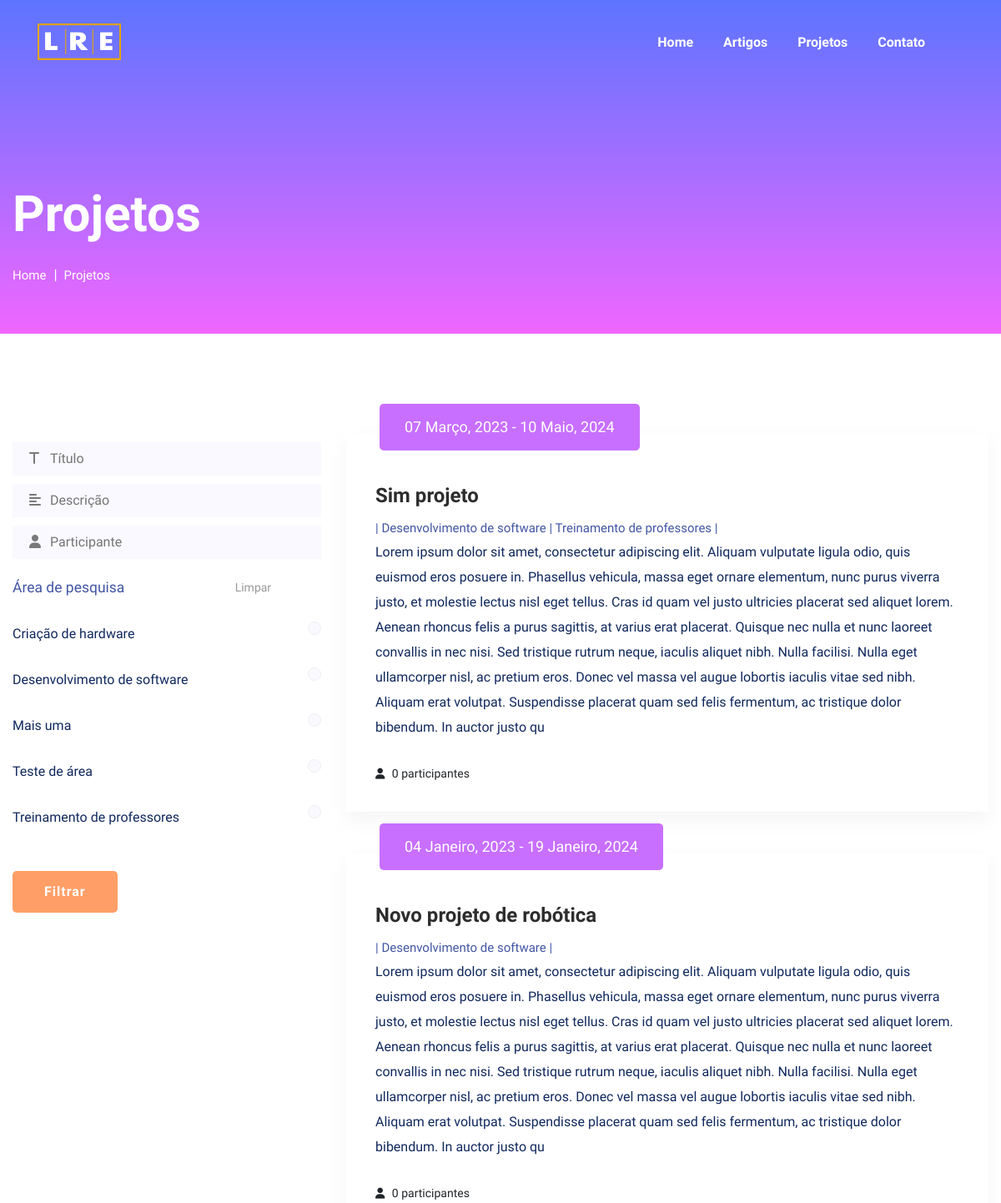
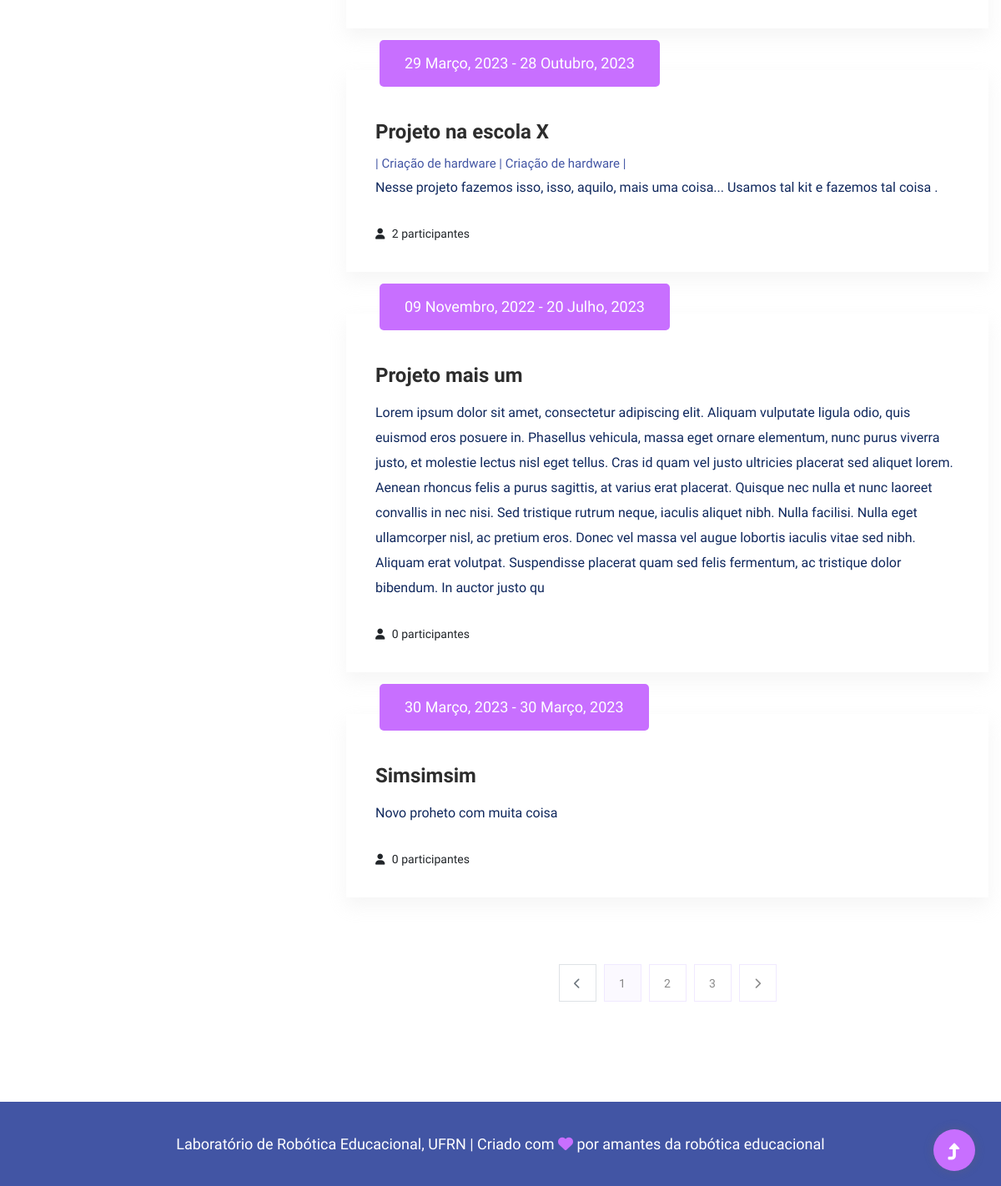
Page /projetos/ on the earlier database version (2 pictures, top to bottom).
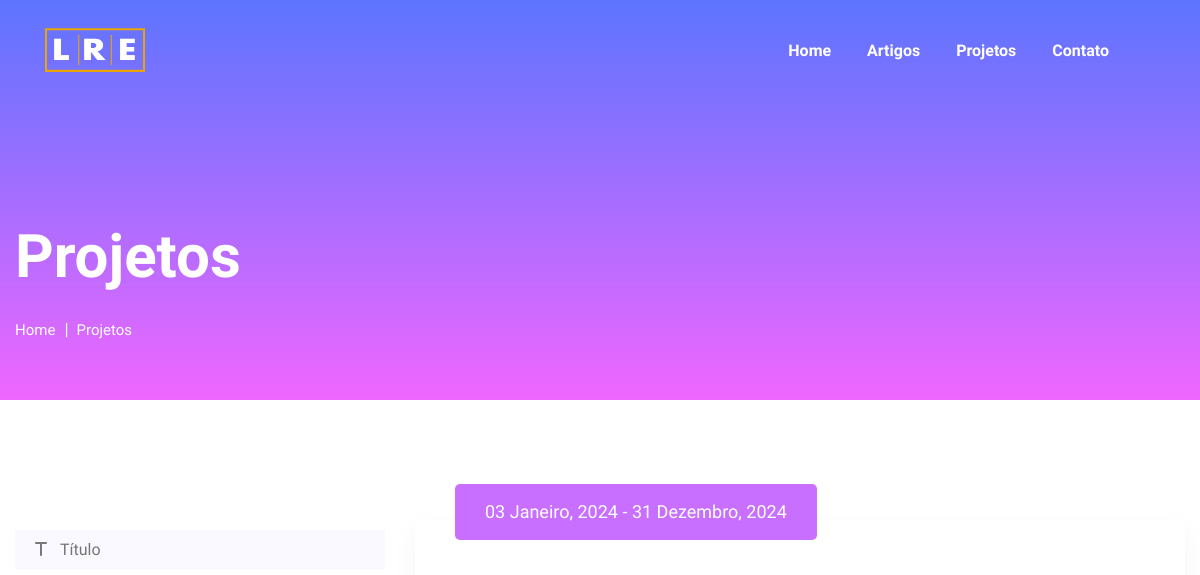
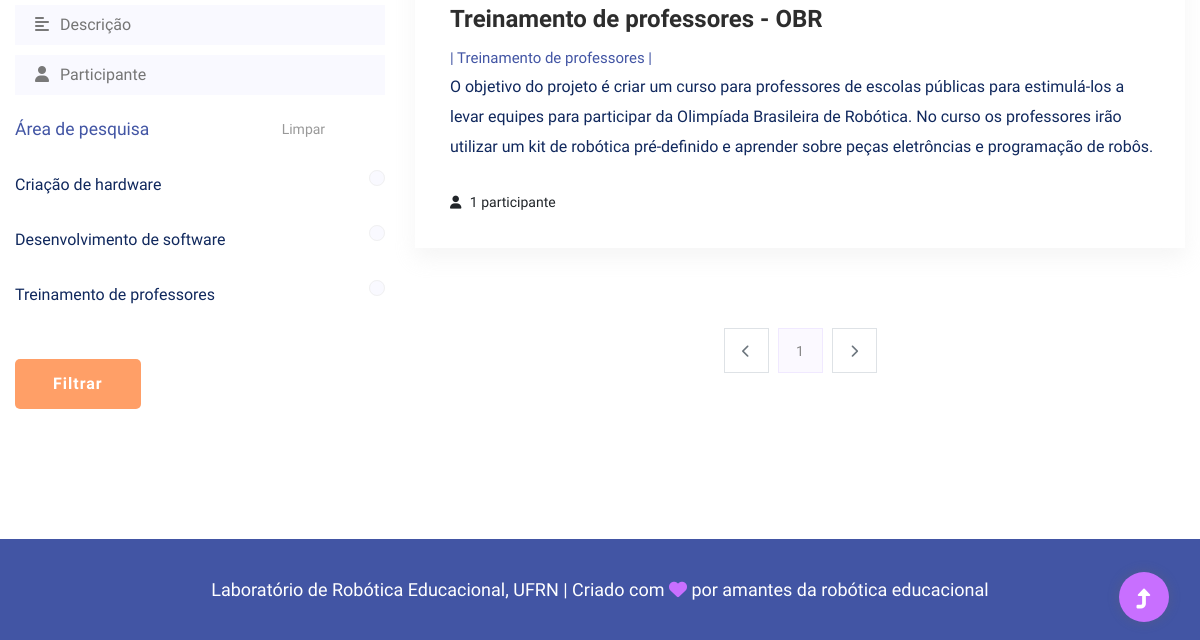
Same page on the later database version (2 pictures, top to bottom).
### Projeto/models.py (models this page shows, shortened)
class AreaPesquisa (models.Model):
    nome = models.CharField(max_length=300, null=False, blank=False, verbose_name="Nome")
    status = models.BooleanField(default=True, verbose_name="Status")
    foto = models.ImageField(upload_to ='areas_pesquisa/fotos/', default='pesquisadores/fotos/default.png')
    def __str__(self):
        return self.nome
    class Meta:
        verbose_name = "Área de pesquisa"
        verbose_name_plural = "Áreas de pesquisa"

class Projeto (models.Model):
    titulo = models.CharField(max_length=1000, null=False, blank=False, verbose_name="Título")
    descricao = models.TextField(null=False, blank=False, verbose_name="Descrição")
    data_inicio = models.DateField(default=date.today, null=False, blank=False, verbose_name="Data de início")
    data_fim = models.DateField(default=date.today, verbose_name="Data de fim")
    participantes = models.ManyToManyField(Pesquisador, through='Participacao')
    areas_pesquisa = models.ManyToManyField(AreaPesquisa, through="AreasPesquisaProjeto")
    foto = models.ImageField(upload_to ='projetos/fotos/', null=-True, blank=True, default='pesquisadores/fotos/default.png')
    class Meta:
        verbose_name = "Projeto"
        verbose_name_plural = "Projetos"

### SiteLRE/views.py (the view)
# urls.py: path('projetos/', views.ListarProjetosFiltrados.as_view(), name='listar_projetos'),
class ListarProjetosFiltrados(generic.ListView):
    model = Projeto
    template_name = 'projetos.html'
    context_object_name = 'lista_projetos'
    paginate_by = 5
    def get_queryset(self):
        projetos_filtrados = ProjetoFiltro(self.request.GET, queryset=Projeto.objects.all().order_by("-data_fim"))
        qs_filtrada = projetos_filtrados.qs
        return qs_filtrada
    def get_context_data(self,**kwargs):
        context = super(ListarProjetosFiltrados,self).get_context_data(**kwargs)
        context['lista_areas_pesquisa'] = AreaPesquisa.objects.all().order_by('nome')
        print(self.request.GET.get('areas_pesquisa'))
        context['titulo'] = self.request.GET.get('titulo') if self.request.GET.get('titulo') is not '' else None
        context['descricao'] = self.request.GET.get('descricao') if self.request.GET.get('descricao') is not '' else None
        context['participantes'] = self.request.GET.get('participantes') if self.request.GET.get('participantes') is not '' else None
        context['areas_pesquisa'] = self.request.GET.get('areas_pesquisa') if self.request.GET.get('areas_pesquisa') is not '' else None
        return context

### SiteLRE/templatetags/pagination_tags.py (called while the page is built)
@register.simple_tag
def url_replace (request, field, value):
    dict_ = request.GET.copy()
    dict_[field] = value
    return dict_.urlencode()

### templates/projetos.html (shortened to what this page needs)
{% extends "base/base.html" %}
{% load pagination_tags %}
{% load widget_tweaks %}
{% load static %}
{% block conteudo %}
<section class="slider-area slider-area2">
    <div class="slider-active">
        <div class="single-slider slider-height2">
            <div class="container">
                <div class="row">
                    <div class="col-xl-8 col-lg-11 col-md-12">
                        <div class="hero__caption hero__caption2">
                            <h1 data-animation="bounceIn" data-delay="0.2s">Projetos</h1>
                            <nav aria-label="breadcrumb">
                                <ol class="breadcrumb">
                                    <li class="breadcrumb-item"><a href="{% url 'home' %}">Home</a></li>
                                    <li class="breadcrumb-item"><a href="{% url 'listar_projetos' %}">Projetos</a></li>
                                </ol>
                            </nav>
                        </div>
                    </div>
                </div>
            </div>
        </div>
    </div>
</section>
<section class="blog_area section-padding">
    <div class="container">
        <div class="row">
            <div class="col-lg-4">
                <div class="blog_left_sidebar">
                    <div class="form-group">
                        <form action="" method="get">
                            <div class="input-group-icon mt-10">
                                <div class="icon"><i class="fa fa-t" aria-hidden="true"></i></div>
                                <input type="text" name="titulo" placeholder="Título" onfocus="this.placeholder = ''"
                                onblur="this.placeholder = 'Título'" class="single-input"
                                value="{% if titulo is not None %}{{titulo}}{% endif %}">
                            </div>
                            <div class="input-group-icon mt-10">
                                <div class="icon"><i class="fa fa-align-left" aria-hidden="true"></i></div>
                                <input type="text" name="descricao" placeholder="Descrição" onfocus="this.placeholder = ''"
                                onblur="this.placeholder = 'Descrição'" class="single-input"
                                value="{% if descricao is not None %}{{descricao}}{% endif %}">
                            </div>
                            <div class="input-group-icon mt-10">
                                <div class="icon"><i class="fa fa-user" aria-hidden="true"></i></div>
                                <input type="text" name="participantes" placeholder="Participante" onfocus="this.placeholder = ''"
                                onblur="this.placeholder = 'Participante'" class="single-input"
                                value="{% if participantes is not None %}{{participantes}}{% endif %}">
                            </div>
                            <br>
                            <div class="row">
                                <div class="col-8">
                                    <h3 class="mb-30">Área de pesquisa</h3>
                                </div>
                                <div class="col-3 align-right">
                                    <ul class="blog-info-link">
                                        <li>
                                            <a href="" onclick="limpar_radio_buttons(); return false;">Limpar</a>
                                        </li>
                                    </ul>
                                </div>
                            </div>
                            {% for area_pesquisa in lista_areas_pesquisa %}
                                <div class="switch-wrap d-flex justify-content-between">
                                    <p>{{area_pesquisa.nome}}</p>
                                    <div class="primary-radio">
                                        <label for="ap_{{area_pesquisa.id}}"></label>
                                    </div>
                                </div>
                            {% endfor %}
                            <br>
                            <input type="submit" class="btn btn-success" value="Filtrar">
                        </form>
                    </div>
                </div>
            </div>
            <div class="col-lg-8 mb-5 mb-lg-0">
                <div class="blog_right_sidebar">
                    {% for projeto in lista_projetos %}
                        <article class="blog_item">
                            <div class="blog_item_img">
                                <a href="{% url 'informacoes_projeto' pk=projeto.pk %}" class="blog_item_date">
                                    <p>{{projeto.data_inicio|date:'d F, Y'}} - {{projeto.data_fim|date:'d F, Y'}}</p>
                                </a>
                            </div>
                            <div class="blog_details">
                                <h2 class="blog-head" style="color: #2d2d2d;">{{projeto.titulo}}</h2>
                                {% if projeto.areas_pesquisa.all.count > 0 %}
                                    <h4>
                                        |
                                        {% for area_pesquisa in projeto.areas_pesquisa.all %}
                                            {{area_pesquisa.nome}} |
                                        {% endfor %}
                                    </h4>
                                {% endif %}
                                <p>{{projeto.descricao|slice:":700"}}</p>
                                <ul class="blog-info-link">
                                    <li><i class="fa fa-user"></i> {{ projeto.participantes.count }}
                                        {% if projeto.participantes.count == 1 %}
                                            participante
                                        {% else %}
                                            participantes
                                        {% endif %}
                                    </li>
                                </ul>
                            </div>
                        </article>
                    {% endfor %}
                    <nav class="blog-pagination justify-content-center d-flex">
                        <ul class="pagination">
                            {% if page_obj.has_previous %}
                                <li class="page-item">
                                    <a href="?{% url_replace request 'page' page_obj.previous_page_number %}" class="page-link" aria-label="Previous">
                                        <i class="fas fa-chevron-left"></i>
                                    </a>
                                </li>
                            {% else %}
                                <li class="page-item disabled">
                                    <a href="" class="page-link" aria-label="Previous">
                                        <i class="fas fa-chevron-left"></i>
                                    </a>
                                </li>
                            {% endif %}
                            {% for i in page_obj.paginator.page_range %}
                                {% if page_obj.number == i %}
                                    <li class="active page-item">
                                        <span class="page-link">{{ i }} <span class="sr-only">(current)</span></span>
                                    </li>
                                {% elif i > page_obj.number|add:'-3' and i < page_obj.number|add:'3' %}
                                    <li class="page-item">
                                        <a href="?{% url_replace request 'page' i %}" class="page-link">{{ i }}</a>
                                    </li>
                                {% endif %}
                            {% endfor %}
                            {% if page_obj.has_next %}
                                <li class="page-item">
                                    <a href="?{% url_replace request 'page' page_obj.next_page_number %}" class="page-link" aria-label="Next">
                                        <i class="fas fa-chevron-right"></i>
                                    </a>
                                </li>
                            {% else %}
                                <li class="page-item disabled">
                                    <a href="" class="page-link" aria-label="Next">
                                        <i class="fas fa-chevron-right"></i>
                                    </a>
                                </li>
                            {% endif %}
                        </ul>
                    </nav>
                </div>
            </div>
        </div>
    </div>
</section>
{% endblock %}

### templates/base/base.html (shortened to what this page needs)
{% load static %}
<!doctype html>
<html class="no-js" lang="zxx">
<head>
    {% include "base/header.html" %}
</head>
<body>
    <header>
        {% include "base/menu_horizontal.html" %}
    </header>
    <main>
        {% block conteudo %}
        {% endblock %}
    </main>
    <footer>
        {% include "base/footer.html" %}
  </footer>
  <div id="back-top" >
    <a title="Go to Top" href="#"> <i class="fas fa-level-up-alt"></i></a>
</div>
</body>
</html>

### templates/base/header.html (shortened to what this page needs)
{% load static %}
<link rel="stylesheet" href="{% static 'assets/css/bootstrap.min.css' %}">
<link rel="stylesheet" href="{% static 'assets/css/owl.carousel.min.css' %}">
<link rel="stylesheet" href="{% static 'assets/css/slicknav.css' %}">
<link rel="stylesheet" href="{% static 'assets/css/flaticon.css' %}">
<link rel="stylesheet" href="{% static 'assets/css/progressbar_barfiller.css' %}">
<link rel="stylesheet" href="{% static 'assets/css/gijgo.css' %}">
<link rel="stylesheet" href="{% static 'assets/css/animate.min.css' %}">
<link rel="stylesheet" href="{% static 'assets/css/animated-headline.css' %}">
<link rel="stylesheet" href="{% static 'assets/css/magnific-popup.css' %}">
<link rel="stylesheet" href="{% static 'assets/css/themify-icons.css' %}">
<link rel="stylesheet" href="{% static 'assets/css/slick.css' %}">
<link rel="stylesheet" href="{% static 'assets/css/nice-select.css' %}">
<link rel="stylesheet" href="{% static 'assets/css/style.css' %}">

### templates/base/menu_horizontal.html (shortened to what this page needs)
{% load static %}
<div class="header-area header-transparent">
    <div class="main-header ">
        <div class="header-bottom  header-sticky">
            <div class="container-fluid">
                <div class="row align-items-center">
                    <div class="col-xl-2 col-lg-2">
                        <div class="logo">
                            <a href="{% url 'home' %}"><img src="{% static 'assets/img/logo/LRE-Logo-branca-iniciais.png' %}" width="100px" alt=""></a>
                        </div>
                    </div>
                    <div class="col-xl-10 col-lg-10">
                        <div class="menu-wrapper d-flex align-items-center justify-content-end">
                            <div class="main-menu d-none d-lg-block">
                                <nav>
                                    <ul id="navigation">
                                        <li class="active" ><a href="{% url 'home' %}">Home</a></li>
                                        <li><a href="{% url 'listar_artigos' %}">Artigos</a></li>
                                        <li><a href="{% url 'listar_projetos' %}">Projetos</a></li>
                                        <li><a href="#contato">Contato</a></li>
                                    </ul>
                                </nav>
                            </div>
                        </div>
                    </div>
                    <div class="col-12">
                    </div>
                </div>
            </div>
        </div>
    </div>
</div>

### templates/base/footer.html
{% load static %}
    <div class="footer-bottom-area footer-bg">
        <div class="container">
            <div class="footer-border">
                <div class="row d-flex align-items-center">
                    <div class="col-xl-12 ">
                        <div class="footer-copy-right text-center">
                            <p>
                              Laboratório de Robótica Educacional, UFRN | Criado com <i class="fa fa-heart" aria-hidden="true"></i> por amantes da robótica educacional
                              </p>
                        </div>
                    </div>
                </div>
            </div>
        </div>
    </div>

### templates/base/scripts.html (shortened to what this page needs)
{% load static %}

Differences in the rows shown:
removed AreaPesquisa: nome "Mais uma", shown under "Área de pesquisa"
removed AreaPesquisa: nome "Teste de área", shown under "Área de pesquisa"
removed Projeto: data_inicio "07 Março, 2023", data_fim "10 Maio, 2024", titulo "Sim projeto", descricao "Lorem ipsum dolor sit amet, consectetur adipiscing elit. Aliquam vulputate ligula odio, quis euismod eros posuere in. Phasellus vehicula, massa eget ornare elementum, nunc purus viverra justo, et molestie lectus nisl eget tellus. Cras id quam vel justo ultricies placerat sed aliquet lorem. Aenean rhoncus felis a purus sagittis, at varius erat placerat. Quisque nec nulla et nunc laoreet convallis in nec nisi. Sed tristique rutrum neque, iaculis aliquet nibh. Nulla facilisi. Nulla eget ullamcorper nisl, ac pretium eros. Donec vel massa vel augue lobortis iaculis vitae sed nibh. Aliquam erat volutpat. Suspendisse placerat quam sed felis fermentum, ac tristique dolor bibendum. In auctor justo qu", participantes.count "0", AreaPesquisa (nome "Desenvolvimento de software"), AreaPesquisa (nome "Treinamento de professores")
removed Projeto: data_inicio "04 Janeiro, 2023", data_fim "19 Janeiro, 2024", titulo "Novo projeto de robótica", descricao "Lorem ipsum dolor sit amet, consectetur adipiscing elit. Aliquam vulputate ligula odio, quis euismod eros posuere in. Phasellus vehicula, massa eget ornare elementum, nunc purus viverra justo, et molestie lectus nisl eget tellus. Cras id quam vel justo ultricies placerat sed aliquet lorem. Aenean rhoncus felis a purus sagittis, at varius erat placerat. Quisque nec nulla et nunc laoreet convallis in nec nisi. Sed tristique rutrum neque, iaculis aliquet nibh. Nulla facilisi. Nulla eget ullamcorper nisl, ac pretium eros. Donec vel massa vel augue lobortis iaculis vitae sed nibh. Aliquam erat volutpat. Suspendisse placerat quam sed felis fermentum, ac tristique dolor bibendum. In auctor justo qu", participantes.count "0", AreaPesquisa (nome "Desenvolvimento de software")
removed Projeto: data_inicio "29 Março, 2023", data_fim "28 Outubro, 2023", titulo "Projeto na escola X", descricao "Nesse projeto fazemos isso, isso, aquilo, mais uma coisa... Usamos tal kit e fazemos tal coisa .", participantes.count "2", AreaPesquisa (nome "Criação de hardware")
removed Projeto: data_inicio "09 Novembro, 2022", data_fim "20 Julho, 2023", titulo "Projeto mais um", descricao "Lorem ipsum dolor sit amet, consectetur adipiscing elit. Aliquam vulputate ligula odio, quis euismod eros posuere in. Phasellus vehicula, massa eget ornare elementum, nunc purus viverra justo, et molestie lectus nisl eget tellus. Cras id quam vel justo ultricies placerat sed aliquet lorem. Aenean rhoncus felis a purus sagittis, at varius erat placerat. Quisque nec nulla et nunc laoreet convallis in nec nisi. Sed tristique rutrum neque, iaculis aliquet nibh. Nulla facilisi. Nulla eget ullamcorper nisl, ac pretium eros. Donec vel massa vel augue lobortis iaculis vitae sed nibh. Aliquam erat volutpat. Suspendisse placerat quam sed felis fermentum, ac tristique dolor bibendum. In auctor justo qu", participantes.count "0"
removed Projeto: data_inicio "30 Março, 2023", data_fim "30 Março, 2023", titulo "Simsimsim", descricao "Novo proheto com muita coisa", participantes.count "0"
added Projeto: data_inicio "03 Janeiro, 2024", data_fim "31 Dezembro, 2024", titulo "Treinamento de professores - OBR", descricao "O objetivo do projeto é criar um curso para professores de escolas públicas para estimulá-los a levar equipes para participar da Olimpíada Brasileira de Robótica. No curso os professores irão utilizar um kit de robótica pré-definido e aprender sobre peças eletrôncias e programação de robôs.", participantes.count "1", AreaPesquisa (nome "Treinamento de professores")
Other differences:
list line gone: "2"
list line gone: "3"
